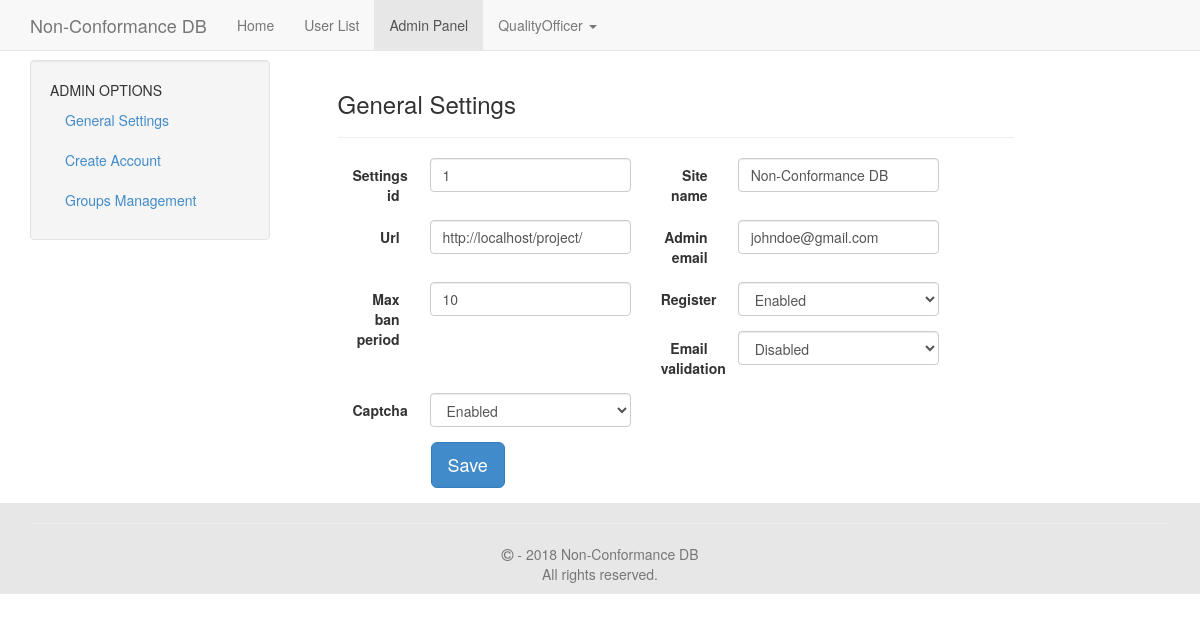
Screenshot of /admin/index.php (signed in) with the database file from the repository.
### tables this page shows
CREATE TABLE `mls_settings` (
  `settings_id` int(11) NOT NULL,
  `site_name` varchar(255) NOT NULL DEFAULT 'Demo Site',
  `url` varchar(300) NOT NULL,
  `admin_email` varchar(255) NOT NULL,
  `max_ban_period` int(11) NOT NULL DEFAULT '10',
  `register` int(11) NOT NULL DEFAULT '1',
  `email_validation` int(11) NOT NULL DEFAULT '0',
  `captcha` int(11) NOT NULL
);

CREATE TABLE `mls_users` (
  `userid` int(11) NOT NULL,
  `username` varchar(50) NOT NULL,
  `display_name` varchar(255) NOT NULL,
  `password` varchar(50) NOT NULL,
  `email` varchar(255) NOT NULL,
  `key` varchar(50) NOT NULL,
  `validated` varchar(100) NOT NULL,
  `groupid` int(11) NOT NULL DEFAULT '2',
  `lastactive` int(11) NOT NULL,
  `showavt` int(11) NOT NULL DEFAULT '1',
  `banned` int(11) NOT NULL,
  `regtime` int(11) NOT NULL,
  `department_id` varchar(100) NOT NULL
);

### inc/init.php (called while the page is built, shortened)
<?php
$set = new stdClass();
$page = new stdClass();
include "settings.php";
include MLS_ROOT."/lib/mysql.class.php";
include MLS_ROOT."/lib/users.class.php";
include MLS_ROOT."/lib/options.class.php";
$db = new SafeMySQL(array(
	'host' 	=> $set->db_host,
	'user'	=> $set->db_user,
	'pass'	=> $set->db_pass,
	'db'=> $set->db_name));
if(!($db_set = $db->getRow("SELECT * FROM `".MLS_PREFIX."settings` ORDER BY settings_id DESC LIMIT 1"))) {
	header("Location: install.php");
	exit;
}
$set = (object)array_merge((array)$set,(array)$db_set);
$presets = new presets;
$user = new User($db);
$options = new Options;

### inc/settings.php (called while the page is built, shortened)
<?php
$set->db_host = 'localhost';
$set->db_user = 'root';
$set->db_pass = 'root';
$set->db_name = 'monkey_incident_tracking';

### lib/mysql.class.php (called while the page is built, shortened)
<?php
class SafeMySQL
{
    private $conn;
    public $asObj;
    private $defaults = array(
        'host'      => 'localhost',
        'user'      => 'root',
        'pass'      => '',
        'db'        => 'test',
        'port'      => NULL,
        'socket'    => NULL,
        'pconnect'  => FALSE,
        'charset'   => 'utf8',
        'errmode'   => 'error',
        'exception' => 'Exception',
        'asObj'     => true,
    );
    function __construct($opt = array())
    {
        $opt = array_merge($this->defaults,$opt);
        $this->asObj = $opt['asObj'];
        @$this->conn = mysqli_connect($opt['host'], $opt['user'], $opt['pass'], $opt['db'], $opt['port'], $opt['socket']);
        mysqli_set_charset($this->conn, $opt['charset']) or $this->error(mysqli_error($this->conn));
    }
    public function ret($value)
    {
        if($this->asObj)
            return (object)$value;
        else
            return $value;
    }
    public function fetch($result,$mode=self::RESULT_ASSOC)
    {
        return mysqli_fetch_array($result, $mode);
    }
    public function getRow()
    {
        $query = $this->prepareQuery(func_get_args());
        if ($res = $this->rawQuery($query)) {
            $ret = $this->fetch($res);
            return $this->ret($ret);
        }
        return FALSE;
    }
    private function rawQuery($query)
    {
        $start = microtime(TRUE);
        $res   = mysqli_query($this->conn, $query);
        $timer = microtime(TRUE) - $start;
        return $res;
    }
    private function prepareQuery($args)
    {
        $query = '';
        $raw   = array_shift($args);
        $array = preg_split('~(\?[nsiuap])|(:[A-Za-z0-9]+)~u'," ".$raw,null,PREG_SPLIT_DELIM_CAPTURE);
        $anum  = count($args);
        $array = array_values(array_filter($array));
        preg_match("~:([A-Za-z0-9]+)~u", $raw, $match);
        $named = count($match);
        if($named)
            $vals = array_shift($args);
        else
            $vals = array();
        $pnum  = floor(count($array) / 2) - floor(count($vals)/2);
        foreach ($array as $i => $part)
        {
            if ( ($i % 2) == 0 )
            {
                $query .= $part;
                continue;
            }
            $value = array_shift($args);
            switch ($part)
            {
                case '?i':
                    $part = $this->escapeInt($value);
                    break;
            }
            $query .= $part;
        }
        return $query;
    }
    private function escapeInt($value)
    {
        return $value;
    }
}

### lib/users.class.php (called while the page is built, shortened)
<?php
class User {
	var $db;
	var $data;
	function __construct($db) {
		$this->db = $db;
		$this->data = new stdClass();
		if($this->islg()){
			$this->data = $this->grabData($_SESSION['user']);
		}
		$this->group = $this->getGroup();
	}
	function islg() {
		if(isset($_SESSION['user']))
			return true;
		return false;
	}
	function getGroup($userid = 0) {
		if(!$userid)
			return $this->db->getRow("SELECT * FROM `".MLS_PREFIX."groups` WHERE `groupid` = ?i", $this->data->groupid);
		$u = $this->db->getRow("SELECT `groupid` FROM `".MLS_PREFIX."users` WHERE `userid` = ?i", $userid);
		return $this->db->getRow("SELECT * FROM `".MLS_PREFIX."groups` WHERE `groupid` = ?i", $u->groupid);
	}
	function grabData($userid) {
		return $this->db->getRow("SELECT * FROM `".MLS_PREFIX."users` WHERE `userid` = ?i", $userid);
	}
}

### lib/options.class.php (called while the page is built, shortened)
<?php
class Options
{
	public function html($string) {
		return htmlentities($string, ENT_QUOTES);
	}
	public function prettyPrint($text) {
		return str_replace("_", " ", ucfirst($text));
	}
}

### admin/index.php (the view, shortened to what this page needs)
<?php
include "../inc/init.php";
$page->title = "Admin Panel";
$presets->setActive("adminpanel");
$set = (object)array_merge((array)$set,(array)$db->getRow("SELECT * FROM `".MLS_PREFIX."settings` LIMIT 1"));
include "../header1.php";
?>
<div class="container-fluid">
<div class="row-fluid">
 <div class="col-md-3">
   <div class="well sidebar-nav sidebar-nav-fixed">
    <ul class="nav nav-list">
      <li class="nav-header">ADMIN OPTIONS</li>
      <li class='active'><a href='?'>General Settings</a></li>
      <li><a href="register.php">Create Account</a></li>
      <li><a href='groups.php'>Groups Management</a></li>
    </ul>
   </div>
 </div>
 <div class="col-md-9">
<?php
$data = $db->getRow("SELECT * FROM `".MLS_PREFIX."settings` LIMIT 1");
$columns = get_object_vars($data);
echo "<div class='col-md-10'>
  <form class='form-horizontal' action='#' method='post'>
      <fieldset>
      <h3>General Settings</h3>
        <hr/>";
foreach ($columns as $key => $value) {
  $safe_name = $options->html($key);
  $safe_val = $options->html($value);
  if(in_array($key, array("register", "email_validation", "captcha")))
  echo "
      <div class='form-group col-md-6'>
        <label class='control-label col-md-3' for='$safe_name'>".$options->prettyPrint($safe_name)."</label>
        <div class='col-md-9'>
          <select id='$safe_name' name='$safe_name' class='form-control'>
            <option value='1' ".($value == 1 ? "selected='1'" : "").">Enabled</option>
            <option value='0' ".($value == 0 ? "selected='1'" : "").">Disabled</option>
          </select>
        </div>
      </div>";
  else if(strpos($value, "\n") !== FALSE)
  echo "
      <div class='form-group col-md-6'>
        <label class='control-label col-md-3' for='$safe_name'>".$options->prettyPrint($safe_name)."</label>
        <div class='col-md-9'>
          <textarea id='$safe_name' name='$safe_name' class='form-control'>$safe_val</textarea>
        </div>
      </div>";
  else
  echo "
      <div class='form-group col-md-6'>
        <label class='control-label col-md-3' for='$safe_name'>".$options->prettyPrint($safe_name)."</label>
        <div class='col-md-9'>
          <input id='$safe_name' name='$safe_name' type='text' value='$safe_val' class='form-control'>
        </div>
      </div>";
}
echo "<div class='form-group'>
        <div class='col-md-10'>
          <button type='submit' class='btn btn-primary btn-lg col-md-offset-2'>Save</button>
        </div>
      </div>
      </fieldset>
  </form>
  </div>";
?>
 </div>
</div>
</div>
<?php
include '../footer.php';
?>

### header1.php (shortened to what this page needs)
<?php
    if($page->navbar == array())
        $page->navbar = $presets->GenerateNavbar();
?>
<!DOCTYPE html>
<html class="no-js" xmlns:display="http://www.w3.org/1999/xhtml">
    <head>
        <link rel="stylesheet" href="<?php echo $set->url; ?>/css/bootstrap.min.css">
        <link rel="stylesheet" href="css/font-awesome.min.css">
        <link rel="stylesheet" href="css/owl.carousel.css">
        <link rel="stylesheet" href="css/animate.css">
        <link rel="stylesheet" href="https://code.jquery.com/ui/1.12.1/themes/base/jquery-ui.css">
        <link rel="stylesheet" href="https://cdnjs.cloudflare.com/ajax/libs/metisMenu/2.7.0/metisMenu.min.css">
        <link rel="stylesheet" href="https://cdnjs.cloudflare.com/ajax/libs/bootstrap-table/1.11.1/bootstrap-table.min.css">
        <link rel="stylesheet" href="<?php echo $set->url; ?>/css/bootstrap-table.css">
        <link rel="stylesheet" href="<?php echo $set->url; ?>/css/main.css">
        <link rel="stylesheet" href="<?php echo $set->url; ?>/css/wizard.css">
        <link rel="stylesheet" href="<?php echo $set->url; ?>/js/datepicker/css/datepicker.css">
        <link rel="stylesheet" href="<?php echo $set->url; ?>/css/responsive.css">
    </head>
    <body>
        <div id="app">
            <nav class="navbar navbar-default navbar-static-top">
                <div class="container">
                    <div class="navbar-header">
                        <a class="navbar-brand" href="<?php echo $set->url?>">
                            <?php echo $set->site_name ?>
                        </a>
                    </div>
                    <div class="collapse navbar-collapse" id="app-navbar-collapse">
                        <ul class="nav navbar-nav">
                        <?php
                            if($user->islg())
                            {
                                foreach ($page->navbar as $key => $v)
                                {
                                    if ($v[0] == 'item')
                                    {
                                        echo "<li".($v[1]['class'] ? " class='".$v[1]['class']."'" : "").">
                                            <a href='".$v[1]['href']."'>".$v[1]['name']."</a></li>";
                                    } else if($v[0] == 'dropdown')
                                    {
                                        echo "
                                            <li class='dropdown".
                                            ($v['class'] ? " ".$v['class'] : "")."'".
                                            ($v['style'] ? " style='".$v['style']."'" : "").">
                                            <a href='#' class='dropdown-toggle' data-toggle='dropdown'>".$v['name']." <b class='caret'></b></a>
                                            <ul class='dropdown-menu'>";
                                        echo "</ul></li>";
                                    }
                                }
                            }
                            ?>
                        </ul>
                    </div>
                </div>
            </nav>
        </div>

### footer.php (shortened to what this page needs)
	<footer class="footer footer-static-bottom" style="color: black; background-color: #e7e7e7">
		<div class="container" style="text-align:center">
			<hr>
			<p class="text-muted"><span class="fa fa-copyright"></span> -
				<?php echo date('Y')." ". $set->site_name;?>
				<br> All rights reserved.
			</p>
		</div>
	</footer>
	</body>
</html>

### css/main.css (style rules this page uses)
.sidebar-nav-fixed { position:fixed; top:60px; width:20%; }

### rows the page displays
mls_settings: site_name "Non-Conformance DB", name "Home", settings_id "1", url "http://localhost/project/", admin_email "johndoe@gmail.com", max_ban_period "10", register "Enabled", email_validation "Disabled", captcha "Enabled"
mls_users: name "QualityOfficer"

### other values shown
$v[1]['name'] "User List"
$v[1]['name'] "Admin Panel"
$options->prettyPrint($safe_name) "Settings id"
$options->prettyPrint($safe_name) "Site name"
$options->prettyPrint($safe_name) "Url"
$options->prettyPrint($safe_name) "Admin email"
$options->prettyPrint($safe_name) "Max ban period"
$options->prettyPrint($safe_name) "Register"
$options->prettyPrint($safe_name) "Email validation"
$options->prettyPrint($safe_name) "Captcha"
